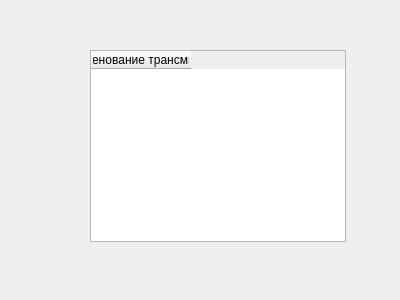
<?xml version="1.0" encoding="UTF-8"?>
<ui version="4.0">
 <class>types_of_gearboxes</class>
 <widget class="QDialog" name="types_of_gearboxes">
  <property name="geometry">
   <rect>
    <x>0</x>
    <y>0</y>
    <width>400</width>
    <height>300</height>
   </rect>
  </property>
  <property name="windowTitle">
   <string>Виды коробок передач</string>
  </property>
  <widget class="QTableWidget" name="tableWidget">
   <property name="geometry">
    <rect>
     <x>90</x>
     <y>50</y>
     <width>256</width>
     <height>192</height>
    </rect>
   </property>
   <column>
    <property name="text">
     <string>Наименование трансмиссии</string>
    </property>
    <property name="font">
     <font>
      <kerning>false</kerning>
     </font>
    </property>
   </column>
  </widget>
 </widget>
 <resources/>
 <connections/>
</ui>
